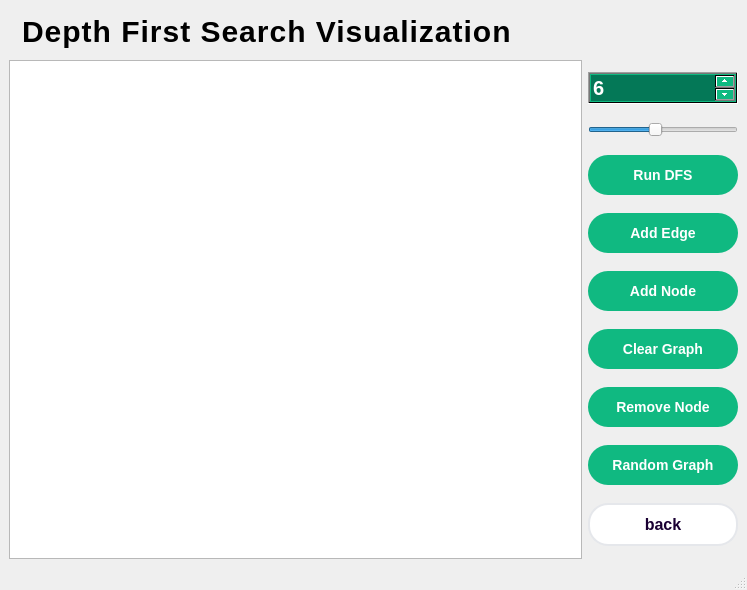
<?xml version="1.0" encoding="UTF-8"?>
<ui version="4.0">
 <class>dfs_window</class>
 <widget class="QMainWindow" name="dfs_window">
  <property name="geometry">
   <rect>
    <x>0</x>
    <y>0</y>
    <width>747</width>
    <height>590</height>
   </rect>
  </property>
  <property name="windowTitle">
   <string>MainWindow</string>
  </property>
  <widget class="QWidget" name="centralwidget">
   <layout class="QGridLayout" name="gridLayout_2">
    <item row="0" column="0">
     <layout class="QGridLayout" name="gridLayout">
      <item row="0" column="0">
       <widget class="QLabel" name="label">
        <property name="styleSheet">
         <string notr="true">QLabel {
    font-family: &quot;Rockwell&quot;, &quot;Segoe UI&quot;, Arial, sans-serif;
    font-size: 30px;
    font-weight: bold;
	color: qlineargradient(
        spread:pad, 
        x1:0, y1:0, x2:1, y2:0, 
        stop:0 #0077b6, stop:1 #48cae4
    );
    qproperty-alignment: AlignCenter;
    letter-spacing: 1px;
    text-transform: uppercase;
    background: transparent;
    padding: 5px;
}

</string>
        </property>
        <property name="text">
         <string>Depth First Search Visualization</string>
        </property>
       </widget>
      </item>
      <item row="1" column="0">
       <layout class="QHBoxLayout" name="horizontalLayout" stretch="10,2">
        <item>
         <widget class="QGraphicsView" name="graphicsView"/>
        </item>
        <item>
         <layout class="QVBoxLayout" name="verticalLayout">
          <item>
           <widget class="QSpinBox" name="spinNodeCount">
            <property name="styleSheet">
             <string notr="true">QSpinBox {
    background-color: qlineargradient(stop:0 #10b981, stop:1 #059669);
    color: white;
    font-size: 20px;
    font-weight: 700;
}

/* Hover */
QSpinBox:hover {
    background-color: #059669;
}

/* Pressed */
QSpinBox:pressed {
    background-color: #047857;
}</string>
            </property>
            <property name="minimum">
             <number>1</number>
            </property>
            <property name="maximum">
             <number>50</number>
            </property>
            <property name="value">
             <number>6</number>
            </property>
           </widget>
          </item>
          <item>
           <widget class="QSlider" name="speedSlider">
            <property name="minimum">
             <number>100</number>
            </property>
            <property name="maximum">
             <number>1000</number>
            </property>
            <property name="value">
             <number>500</number>
            </property>
            <property name="orientation">
             <enum>Qt::Orientation::Horizontal</enum>
            </property>
           </widget>
          </item>
          <item>
           <widget class="QPushButton" name="btnRunDFS">
            <property name="styleSheet">
             <string notr="true">    QPushButton {
        background: qlineargradient(stop:0 #10b981, stop:1 #059669);
        color: white;
        font-size: 14px;
        font-weight: 700;
        border: none;
        border-radius: 20px;
        padding: 12px 24px;
        transition: all 0.3s ease;
    }
    QPushButton:hover {
        background: qlineargradient(stop:0 #059669, stop:1 #047857);
    }
    QPushButton:pressed {
        background: qlineargradient(stop:0 #047857, stop:1 #065f46);
        padding: 14px 24px 10px 24px;
    }</string>
            </property>
            <property name="text">
             <string>Run DFS</string>
            </property>
           </widget>
          </item>
          <item>
           <widget class="QPushButton" name="btnAddEdge">
            <property name="styleSheet">
             <string notr="true">    QPushButton {
        background: qlineargradient(stop:0 #10b981, stop:1 #059669);
        color: white;
        font-size: 14px;
        font-weight: 700;
        border: none;
        border-radius: 20px;
        padding: 12px 24px;
        transition: all 0.3s ease;
    }
    QPushButton:hover {
        background: qlineargradient(stop:0 #059669, stop:1 #047857);
    }
    QPushButton:pressed {
        background: qlineargradient(stop:0 #047857, stop:1 #065f46);
        padding: 14px 24px 10px 24px;
    }</string>
            </property>
            <property name="text">
             <string>Add Edge</string>
            </property>
           </widget>
          </item>
          <item>
           <widget class="QPushButton" name="btnAddNode">
            <property name="styleSheet">
             <string notr="true">    QPushButton {
        background: qlineargradient(stop:0 #10b981, stop:1 #059669);
        color: white;
        font-size: 14px;
        font-weight: 700;
        border: none;
        border-radius: 20px;
        padding: 12px 24px;
        transition: all 0.3s ease;
    }
    QPushButton:hover {
        background: qlineargradient(stop:0 #059669, stop:1 #047857);
    }
    QPushButton:pressed {
        background: qlineargradient(stop:0 #047857, stop:1 #065f46);
        padding: 14px 24px 10px 24px;
    }</string>
            </property>
            <property name="text">
             <string>Add Node</string>
            </property>
           </widget>
          </item>
          <item>
           <widget class="QPushButton" name="btnClearGraph">
            <property name="styleSheet">
             <string notr="true">    QPushButton {
        background: qlineargradient(stop:0 #10b981, stop:1 #059669);
        color: white;
        font-size: 14px;
        font-weight: 700;
        border: none;
        border-radius: 20px;
        padding: 12px 24px;
        transition: all 0.3s ease;
    }
    QPushButton:hover {
        background: qlineargradient(stop:0 #059669, stop:1 #047857);
    }
    QPushButton:pressed {
        background: qlineargradient(stop:0 #047857, stop:1 #065f46);
        padding: 14px 24px 10px 24px;
    }</string>
            </property>
            <property name="text">
             <string>Clear Graph</string>
            </property>
           </widget>
          </item>
          <item>
           <widget class="QPushButton" name="btnRemoveNode">
            <property name="styleSheet">
             <string notr="true">    QPushButton {
        background: qlineargradient(stop:0 #10b981, stop:1 #059669);
        color: white;
        font-size: 14px;
        font-weight: 700;
        border: none;
        border-radius: 20px;
        padding: 12px 24px;
        transition: all 0.3s ease;
    }
    QPushButton:hover {
        background: qlineargradient(stop:0 #059669, stop:1 #047857);
    }
    QPushButton:pressed {
        background: qlineargradient(stop:0 #047857, stop:1 #065f46);
        padding: 14px 24px 10px 24px;
    }</string>
            </property>
            <property name="text">
             <string>Remove Node</string>
            </property>
           </widget>
          </item>
          <item>
           <widget class="QPushButton" name="btnRandomGraph">
            <property name="styleSheet">
             <string notr="true">    QPushButton {
        background: qlineargradient(stop:0 #10b981, stop:1 #059669);
        color: white;
        font-size: 14px;
        font-weight: 700;
        border: none;
        border-radius: 20px;
        padding: 12px 24px;
        transition: all 0.3s ease;
    }
    QPushButton:hover {
        background: qlineargradient(stop:0 #059669, stop:1 #047857);
    }
    QPushButton:pressed {
        background: qlineargradient(stop:0 #047857, stop:1 #065f46);
        padding: 14px 24px 10px 24px;
    }</string>
            </property>
            <property name="text">
             <string>Random Graph</string>
            </property>
           </widget>
          </item>
          <item>
           <widget class="QPushButton" name="btnBack">
            <property name="styleSheet">
             <string notr="true"> QPushButton {
        background: qlineargradient(stop:0 #ffffff, stop:1 #f3f4f6);
        color: #1a0033;
        font-size: 16px;
        font-weight: 700;
        border: 2px solid #e5e7eb;
        border-radius: 20px;
        padding: 10px 20px;
        transition: all 0.3s ease;
    }
    QPushButton:hover {
        background: qlineargradient(stop:0 #e5e7eb, stop:1 #d1d5db);
        border: 2px solid #9ca3af;
        color: #0f172a;
    }
    QPushButton:pressed {
        background: qlineargradient(stop:0 #9ca3af, stop:1 #6b7280);
        border: 2px solid #6b7280;
        color: #0f172a;
        padding: 11px 20px 9px 20px;
    }</string>
            </property>
            <property name="text">
             <string>back</string>
            </property>
           </widget>
          </item>
         </layout>
        </item>
       </layout>
      </item>
     </layout>
    </item>
   </layout>
  </widget>
  <widget class="QMenuBar" name="menubar">
   <property name="geometry">
    <rect>
     <x>0</x>
     <y>0</y>
     <width>747</width>
     <height>21</height>
    </rect>
   </property>
  </widget>
  <widget class="QStatusBar" name="statusbar"/>
 </widget>
 <resources/>
 <connections/>
</ui>
